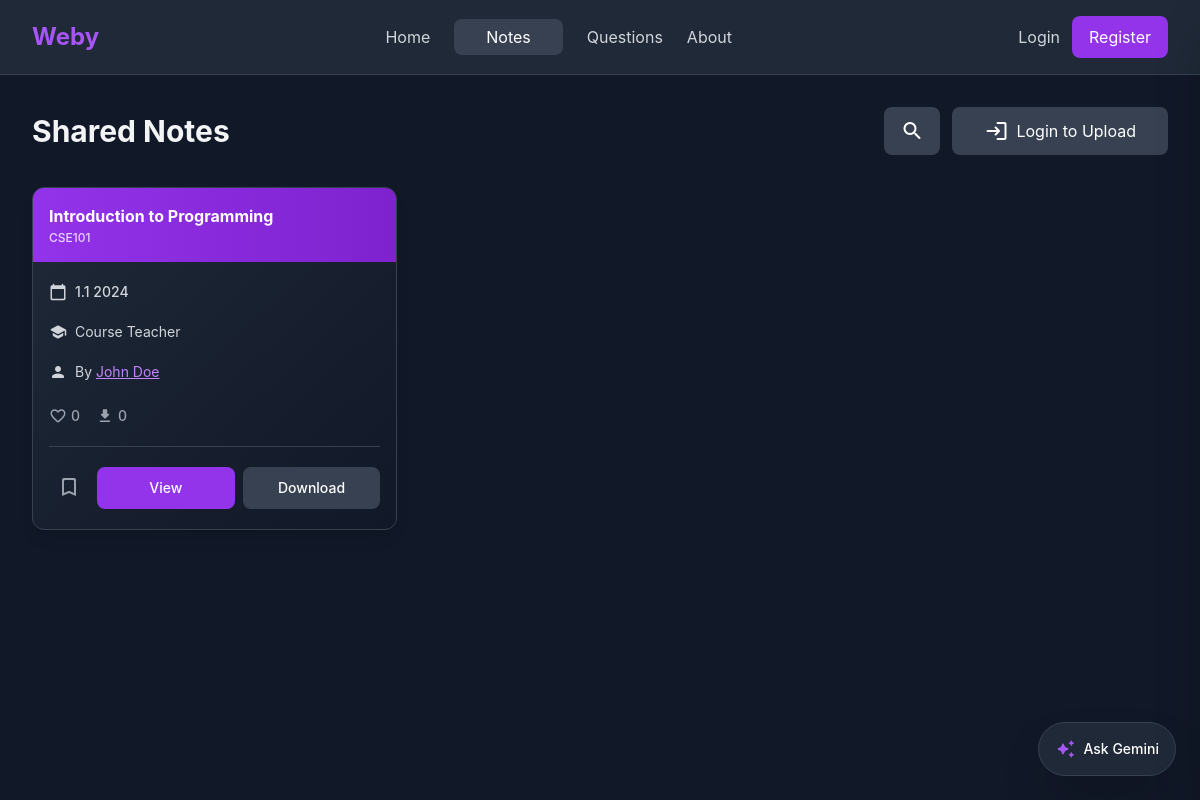
The page /notes.php?semester=1.1 on the database its author committed.
### tables this page shows
CREATE TABLE IF NOT EXISTS notes (
    id INT AUTO_INCREMENT PRIMARY KEY,
    user_id INT NOT NULL,
    title VARCHAR(255) NOT NULL,
    course_code VARCHAR(50) NOT NULL,
    teacher_name VARCHAR(100) DEFAULT NULL,
    semester VARCHAR(10) NOT NULL,
    year INT NOT NULL,
    file_path VARCHAR(255) NOT NULL,
    
     
    is_public TINYINT(1) DEFAULT 1,
    
    created_at TIMESTAMP DEFAULT CURRENT_TIMESTAMP,
    FOREIGN KEY (user_id) REFERENCES users(id) ON DELETE CASCADE,
    INDEX idx_user_id (user_id),
    INDEX idx_semester_year (semester, year),
    INDEX idx_course_code (course_code)
);

CREATE TABLE IF NOT EXISTS users (
    id INT AUTO_INCREMENT PRIMARY KEY,
    name VARCHAR(100) NOT NULL,
    email VARCHAR(100) NOT NULL UNIQUE,
    password VARCHAR(255) NOT NULL,
    department VARCHAR(100) DEFAULT NULL,
    avatar VARCHAR(255) DEFAULT 'default.png',
    
     
    batch VARCHAR(10) DEFAULT NULL,
    section VARCHAR(10) DEFAULT NULL,
    student_id VARCHAR(50) DEFAULT NULL,
    
     
    github_url VARCHAR(255) DEFAULT NULL,
    linkedin_url VARCHAR(255) DEFAULT NULL,
    gmail VARCHAR(100) DEFAULT NULL,
    
     
    show_student_id TINYINT(1) DEFAULT 1,
    show_github TINYINT(1) DEFAULT 1,
    show_linkedin TINYINT(1) DEFAULT 1,
    show_email TINYINT(1) DEFAULT 1,
    show_gmail TINYINT(1) DEFAULT 1,
    
    created_at TIMESTAMP DEFAULT CURRENT_TIMESTAMP
);

### functions.php (called while the page is built, shortened)
<?php
function isLoggedIn() {
    return isset($_SESSION['user_id']);
}
function getUploaderName($user_id) {
    global $pdo;
    $stmt = $pdo->prepare("SELECT name FROM users WHERE id = ?");
    $stmt->execute([$user_id]);
    $user = $stmt->fetch();
    return $user ? $user['name'] : 'Unknown';
}
function getLikeCount($resource_id, $resource_type) {
    global $pdo;
    $stmt = $pdo->prepare("SELECT COUNT(*) FROM likes WHERE resource_id = ? AND resource_type = ?");
    $stmt->execute([$resource_id, $resource_type]);
    return $stmt->fetchColumn();
}
function getDownloadCount($resource_id, $resource_type) {
    global $pdo;
    $stmt = $pdo->prepare("SELECT COUNT(DISTINCT user_id) FROM downloads WHERE resource_id = ? AND resource_type = ?");
    $stmt->execute([$resource_id, $resource_type]);
    return $stmt->fetchColumn();
}
?>

### notes.php (the view, shortened to what this page needs)
<?php
require 'config.php';
require 'functions.php';
$isLoggedIn = isLoggedIn();
$semester = $_GET['semester'] ?? '';
$sql = "SELECT * FROM notes WHERE is_public = 1";
$params = [];
if ($semester) {
    $sql .= " AND semester = ?";
    $params[] = $semester;
}
$sql .= " ORDER BY created_at DESC";
$stmt = $pdo->prepare($sql);
$stmt->execute($params);
$notes = $stmt->fetchAll();
?>
<!DOCTYPE html>
<html lang="en" class="dark">
<head>
    <script src="https://cdn.tailwindcss.com"></script>
    <link rel="stylesheet" href="css/style.css">
    <link rel="stylesheet" href="css/animations.css">
</head>
<body class="bg-gray-900 text-gray-100 min-h-screen">
    <nav class="bg-gray-800 border-b border-gray-700 sticky top-0 z-50">
        <div class="w-full mx-auto px-8 py-4">
            <div class="flex justify-between items-center">
                <a href="index.php" class="text-2xl font-bold text-purple-500">Weby</a>
                <div class="hidden md:flex items-center gap-6">
                    <a href="index.php" class="text-gray-300 hover:text-white transition">Home</a>
                    <a href="notes.php" class="text-white bg-gray-700 px-8 py-1.5 rounded-lg">Notes</a>
                    <a href="questions.php" class="text-gray-300 hover:text-white transition">Questions</a>
                    <a href="about.php" class="text-gray-300 hover:text-white transition">About</a>
                </div>
                <div class="flex items-center gap-3">
                    <?php if ($isLoggedIn): ?>
                        <a href="profile.php#messages" class="relative text-gray-300 hover:text-white transition" title="Messages">
                            <span class="material-icons-round text-2xl">notifications</span>
                            <span id="messagesBadgeNav" class="absolute -top-1 -right-1 bg-red-500 text-white text-xs font-bold rounded-full h-5 w-5 flex items-center justify-center hidden animate-pulse">0</span>
                        </a>
                        <a href="profile.php" class="text-gray-300 hover:text-white flex items-center gap-2">
                            <span class="material-icons-round">person</span>
                            <span class="hidden md:inline"><?= htmlspecialchars($_SESSION['user_name']) ?></span>
                        </a>
                        <a href="logout.php" class="bg-red-600 hover:bg-[#0a0a2e] text-white px-4 py-2 rounded-lg transition text-sm border border-transparent hover:border-white">
                            Logout
                        </a>
                    <?php else: ?>
                        <a href="login.php" class="text-gray-300 hover:text-white">Login</a>
                        <a href="register.php" class="bg-purple-600 hover:bg-[#0a0a2e] text-white px-4 py-2 rounded-lg transition border border-transparent hover:border-white">
                            Register
                        </a>
                    <?php endif; ?>
                </div>
            </div>
        </div>
    </nav>
    <main class="w-full mx-auto px-8 py-8">
        <div class="flex flex-col md:flex-row justify-between items-center mb-8 gap-4">
            <h1 class="text-3xl font-bold">Shared Notes</h1>
            <div class="flex items-center gap-3">
                <button id="toggleSearchBtn" class="bg-gray-700 hover:bg-gray-600 text-white px-4 py-3 rounded-lg transition flex items-center justify-center">
                    <span class="material-icons-round">search</span>
                </button>
                <?php if ($isLoggedIn): ?>
                    <a href="upload-note.php" class="bg-purple-600 hover:bg-[#0a0a2e] text-white px-8 py-3 rounded-lg flex items-center gap-2 transition border border-transparent hover:border-white">
                        <span class="material-icons-round">upload</span>
                        Upload Note
                    </a>
                <?php else: ?>
                    <a href="login.php" class="bg-gray-700 hover:bg-gray-600 text-white px-8 py-3 rounded-lg flex items-center gap-2 transition">
                        <span class="material-icons-round">login</span>
                        Login to Upload
                    </a>
                <?php endif; ?>
            </div>
        </div>
        <?php if (empty($notes)): ?>
            <div class="text-center py-16">
                <span class="material-icons-round text-6xl text-gray-600 mb-4">folder_open</span>
                <p class="text-xl text-gray-400">No notes found. Be the first to upload!</p>
            </div>
        <?php else: ?>
            <div id="notesGrid" class="grid grid-cols-1 md:grid-cols-2 lg:grid-cols-3 gap-5">
                <?php foreach ($notes as $note): ?>
                    <?php
                        $uploaderName = getUploaderName($note['user_id']);
                        $likeCount = getLikeCount($note['id'], 'note');
                        $isLiked = $isLoggedIn && hasLiked($_SESSION['user_id'], $note['id'], 'note');
                        $isBookmarked = $isLoggedIn && hasBookmarked($_SESSION['user_id'], $note['id'], 'note');
                        $downloadCount = getDownloadCount($note['id'], 'note');
                    ?>
                    <div onclick="window.location.href='view.php?type=note&id=<?= $note['id'] ?>'" class="bg-gradient-to-br from-gray-800 to-gray-900 rounded-xl border border-gray-700 hover:border-purple-500 transition-all duration-300 overflow-hidden shadow-lg hover:shadow-purple-500/20 cursor-pointer card-animate hover-lift">
                        <div class="bg-gradient-to-r from-purple-600 to-purple-700 px-4 py-4">
                            <h3 class="text-base font-bold text-white line-clamp-1"><?= htmlspecialchars($note['title']) ?></h3>
                            <p class="text-purple-200 text-xs font-medium mt-0.5"><?= htmlspecialchars($note['course_code']) ?></p>
                        </div>
                        <div class="p-4">
                            <div class="flex items-center gap-2 mb-3 text-gray-300">
                                <span class="material-icons-round text-lg">calendar_today</span>
                                <span class="text-sm font-medium">
                                    <?php
                                    $semesterMap = [
                                        '2.1' => 'Fall', '2.2' => 'Spring',
                                        '3.1' => 'Fall', '3.2' => 'Spring',
                                        '4.1' => 'Fall', '4.2' => 'Spring'
                                    ];
                                    $semesterName = $semesterMap[$note['semester']] ?? $note['semester'];
                                    echo htmlspecialchars($semesterName . ' ' . $note['year']);
                                    ?>
                                </span>
                            </div>
                            <div class="flex items-center gap-2 mb-3 text-gray-300">
                                <span class="material-icons-round text-lg">school</span>
                                <span class="text-sm"><?= htmlspecialchars($note['teacher'] ?? 'Course Teacher') ?></span>
                            </div>
                            <div class="flex items-center gap-2 mb-4 text-gray-300">
                                <span class="material-icons-round text-lg">person</span>
                                <span class="text-sm">By <a href="profile.php?user_id=<?= $note['user_id'] ?>" onclick="event.stopPropagation()" class="text-purple-400 hover:text-purple-500 underline transition"><?= htmlspecialchars($uploaderName) ?></a></span>
                            </div>
                            <div class="flex items-center gap-4 mb-4 pb-4 border-b border-gray-700">
                                <button onclick="event.stopPropagation(); toggleLike(<?= $note['id'] ?>, this)"
                                        class="like-btn flex items-center gap-1 <?= $isLiked ? 'text-red-500' : 'text-gray-400' ?> hover:text-red-500 transition"
                                        data-note-id="<?= $note['id'] ?>">
                                    <span class="material-icons-round text-lg"><?= $isLiked ? 'favorite' : 'favorite_border' ?></span>
                                    <span class="like-count text-sm font-medium"><?= $likeCount ?></span>
                                </button>
                                <div class="flex items-center gap-1 text-gray-400">
                                    <span class="material-icons-round text-lg">download</span>
                                    <span class="download-count text-sm font-medium" data-note-id="<?= $note['id'] ?>"><?= $downloadCount ?></span>
                                </div>
                            </div>
                            <div class="flex gap-2 items-center">
                                <button onclick="event.stopPropagation(); toggleBookmark(<?= $note['id'] ?>, 'note', this)"
                                        class="p-2 rounded-full transition-colors duration-200 <?= $isBookmarked ? 'text-purple-500' : 'text-gray-400 hover:text-purple-500' ?>" title="Bookmark">
                                    <span class="material-icons-round text-2xl"><?= $isBookmarked ? 'bookmark' : 'bookmark_border' ?></span>
                                </button>
                                <a href="view.php?type=note&id=<?= $note['id'] ?>" onclick="event.stopPropagation()"
                                   class="flex-1 bg-purple-600 hover:bg-[#0a0a2e] text-white px-4 py-2.5 rounded-lg text-center transition-all duration-200 text-sm font-medium border border-transparent hover:border-white">
                                    View
                                </a>
                                <a href="<?= htmlspecialchars($note['file_path']) ?>" download
                                   onclick="event.stopPropagation(); trackDownload(<?= $note['id'] ?>, 'note', this)"
                                   class="flex-1 bg-gray-700 hover:bg-[#0a0a2e] text-white px-4 py-2.5 rounded-lg text-center transition-all duration-200 text-sm font-medium border border-transparent hover:border-white">
                                    Download
                                </a>
                            </div>
                        </div>
                    </div>
                <?php endforeach; ?>
            </div>
        <?php endif; ?>
    </main>
    <div class="fixed bottom-6 right-6 z-40">
        <button id="askGeminiBtn" class="flex items-center gap-2 bg-gray-800 border border-gray-700 hover:border-purple-500 text-white px-4 py-3 rounded-full shadow-2xl hover:shadow-purple-500/20 transition-all duration-300 group">
            <span class="material-icons-round text-purple-500 group-hover:scale-110 transition-transform text-xl">auto_awesome</span>
            <span class="font-medium text-sm">Ask Gemini</span>
        </button>
    </div>
</body>
</html>

### css/style.css (style rules this page uses)
* { margin: 0; padding: 0; box-sizing: border-box; }
body { font-family: -apple-system, BlinkMacSystemFont, 'Segoe UI', Roboto, 'Helvetica Neue', Arial, sans-serif; }
* { transition: background-color 0.2s ease, border-color 0.2s ease, color 0.2s ease; }

### css/animations.css (style rules this page uses)
.card-animate { animation: fadeInUp 0.6s ease-out forwards; opacity: 0; }
.hover-lift { transition: transform 0.3s ease, box-shadow 0.3s ease; }

### rows shown on the page
notes: title "Introduction to Programming", course_code "CSE101", semester+year "1.1 2024", teacher "Course Teacher", user.name "John Doe", likeCount "0", downloadCount "0"
